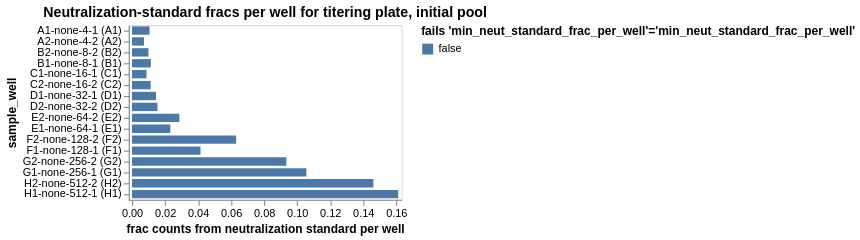

The code cell stored with this chart in its notebook:
### Markdown cell above
## Fraction of counts from neutralization standard
Determine the fraction of counts from the neutralization standard in each sample, and make sure this fraction passess the QC threshold.

### Code cell
neut_standard_fracs = (
    counts.assign(
        neut_standard_count=lambda x: x["count"] * x["neut_standard"].astype(int)
    )
    .groupby(
        ["well", "sample_well", 'dilution_factor'],
        dropna=False,
        as_index=False,
    )
    .aggregate(
        total_count=pd.NamedAgg("count", "sum"),
        neut_standard_count=pd.NamedAgg("neut_standard_count", "sum"),
    )
    .assign(
        neut_standard_frac=lambda x: x["neut_standard_count"] / x["total_count"],
        fails_qc=lambda x: (
            x["neut_standard_frac"] < 0.001
        ),
    )
)

neut_standard_fracs_chart = (
    alt.Chart(neut_standard_fracs)
    .encode(
        alt.X(
            "neut_standard_frac",
            title="frac counts from neutralization standard per well",
            scale=alt.Scale(nice=False, padding=3),
        ),
        alt.Y("sample_well", sort=sample_wells),
        alt.Color(
            "fails_qc",
            title=f"fails {'min_neut_standard_frac_per_well'=}",
            legend=alt.Legend(titleLimit=500),
        ),
        tooltip=[
            alt.Tooltip(c, format=".3g") if neut_standard_fracs[c].dtype == float else c
            for c in neut_standard_fracs.columns
        ],
    )
    .mark_bar(height={"band": 0.85})
    .properties(
        height=alt.Step(10),
        width=250,
        title=f"Neutralization-standard fracs per well for titering plate, initial pool",
    )
    .configure_axis(grid=False)
    .configure_legend(titleLimit=1000)
)

display(neut_standard_fracs_chart)

# drop wells failing QC
min_neut_standard_frac_per_well_drops = list(
    neut_standard_fracs.query("fails_qc")["well"]
)

### Figure 1 — Vega-Lite specification as saved in the notebook (floating-point values rounded to 4 significant figures)
{"config": {"view": {"continuousWidth": 300, "continuousHeight": 300}, "axis": {"grid": false}, "legend": {"titleLimit": 1000}}, "data": {"name": "data-32d647585fe33cf57078131ea20a3c61"}, "mark": {"type": "bar", "height": {"band": 0.85}}, "encoding": {"color": {"field": "fails_qc", "legend": {"titleLimit": 500}, "title": "fails 'min_neut_standard_frac_per_well'='min_neut_standard_frac_per_well'", "type": "nominal"}, "tooltip": [{"field": "well", "type": "nominal"}, {"field": "sample_well", "type": "nominal"}, {"field": "dilution_factor", "type": "quantitative"}, {"field": "total_count", "type": "quantitative"}, {"field": "neut_standard_count", "type": "quantitative"}, {"field": "neut_standard_frac", "format": ".3g", "type": "quantitative"}, {"field": "fails_qc", "type": "nominal"}], "x": {"field": "neut_standard_frac", "scale": {"nice": false, "padding": 3}, "title": "frac counts from neutralization standard per well", "type": "quantitative"}, "y": {"field": "sample_well", "sort": ["A1-none-4-1 (A1)", "A1-none-4-1 (A1)", "A1-none-4-1 (A1)", "A1-none-4-1 (A1)", "A1-none-4-1 (A1)", "A2-none-4-2 (A2)", "A2-none-4-2 (A2)", "A2-none-4-2 (A2)", "A2-none-4-2 (A2)", "A2-none-4-2 (A2)", "B2-none-8-2 (B2)", "B2-none-8-2 (B2)", "B2-none-8-2 (B2)", "B1-none-8-1 (B1)", "B1-none-8-1 (B1)", "B1-none-8-1 (B1)", "B1-none-8-1 (B1)", "B2-none-8-2 (B2)", "B2-none-8-2 (B2)", "B1-none-8-1 (B1)", "C1-none-16-1 (C1)", "C1-none-16-1 (C1)", "C2-none-16-2 (C2)", "C1-none-16-1 (C1)", "C2-none-16-2 (C2)", "C2-none-16-2 (C2)", "C1-none-16-1 (C1)", "C2-none-16-2 (C2)", "C2-none-16-2 (C2)", "C1-none-16-1 (C1)", "D1-none-32-1 (D1)", "D1-none-32-1 (D1)", "D2-none-32-2 (D2)", "D2-none-32-2 (D2)", "D2-none-32-2 (D2)", "D1-none-32-1 (D1)", "D1-none-32-1 (D1)", "D1-none-32-1 (D1)", "D2-none-32-2 (D2)", "D2-none-32-2 (D2)", "E2-none-64-2 (E2)", "E2-none-64-2 (E2)", "E2-none-64-2 (E2)", "E1-none-64-1 (E1)", "E1-none-64-1 (E1)", "E1-none-64-1 (E1)", "E2-none-64-2 (E2)", "E2-none-64-2 (E2)", "E1-none-64-1 (E1)", "E1-none-64-1 (E1)", "F2-none-128-2 (F2)", "F1-none-128-1 (F1)", "F1-none-128-1 (F1)", "F1-none-128-1 (F1)", "F1-none-128-1 (F1)", "F1-none-128-1 (F1)", "F2-none-128-2 (F2)", "F2-none-128-2 (F2)", "F2-none-128-2 (F2)", "F2-none-128-2 (F2)", "G2-none-256-2 (G2)", "G1-none-256-1 (G1)", "G1-none-256-1 (G1)", "G1-none-256-1 (G1)", "G2-none-256-2 (G2)", "G2-none-256-2 (G2)", "G1-none-256-1 (G1)", "G1-none-256-1 (G1)", "G2-none-256-2 (G2)", "G2-none-256-2 (G2)", "H2-none-512-2 (H2)", "H1-none-512-1 (H1)", "H1-none-512-1 (H1)", "H2-none-512-2 (H2)", "H2-none-512-2 (H2)", "H2-none-512-2 (H2)", "H1-none-512-1 (H1)", "H1-none-512-1 (H1)", "H1-none-512-1 (H1)", "H2-none-512-2 (H2)"], "type": "nominal"}}, "height": {"step": 10}, "title": "Neutralization-standard fracs per well for titering plate, initial pool", "width": 250, "$schema": "https://vega.github.io/schema/vega-lite/v6.1.0.json", "datasets": {"data-32d647585fe33cf57078131ea20a3c61": [{"well": "A1", "sample_well": "A1-none-4-1 (A1)", "dilution_factor": 4, "total_count": 4707739, "neut_standard_count": 49971, "neut_standard_frac": 0.01061, "fails_qc": false}, {"well": "A2", "sample_well": "A2-none-4-2 (A2)", "dilution_factor": 4, "total_count": 1305329, "neut_standard_count": 9447, "neut_standard_frac": 0.007237, "fails_qc": false}, {"well": "B1", "sample_well": "B1-none-8-1 (B1)", "dilution_factor": 8, "total_count": 6884304, "neut_standard_count": 78515, "neut_standard_frac": 0.0114, "fails_qc": false}, {"well": "B2", "sample_well": "B2-none-8-2 (B2)", "dilution_factor": 8, "total_count": 3091520, "neut_standard_count": 30744, "neut_standard_frac": 0.009945, "fails_qc": false}, {"well": "C1", "sample_well": "C1-none-16-1 (C1)", "dilution_factor": 16, "total_count": 4940138, "neut_standard_count": 43442, "neut_standard_frac": 0.008794, "fails_qc": false}, {"well": "C2", "sample_well": "C2-none-16-2 (C2)", "dilution_factor": 16, "total_count": 3893758, "neut_standard_count": 43993, "neut_standard_frac": 0.0113, "fails_qc": false}, {"well": "D1", "sample_well": "D1-none-32-1 (D1)", "dilution_factor": 32, "total_count": 4174299, "neut_standard_count": 60544, "neut_standard_frac": 0.0145, "fails_qc": false}, {"well": "D2", "sample_well": "D2-none-32-2 (D2)", "dilution_factor": 32, "total_count": 4325419, "neut_standard_count": 66824, "neut_standard_frac": 0.01545, "fails_qc": false}, {"well": "E1", "sample_well": "E1-none-64-1 (E1)", "dilution_factor": 64, "total_count": 4172142, "neut_standard_count": 96748, "neut_standard_frac": 0.02319, "fails_qc": false}, {"well": "E2", "sample_well": "E2-none-64-2 (E2)", "dilution_factor": 64, "total_count": 5956051, "neut_standard_count": 170861, "neut_standard_frac": 0.02869, "fails_qc": false}, {"well": "F1", "sample_well": "F1-none-128-1 (F1)", "dilution_factor": 128, "total_count": 5557343, "neut_standard_count": 230520, "neut_standard_frac": 0.04148, "fails_qc": false}, {"well": "F2", "sample_well": "F2-none-128-2 (F2)", "dilution_factor": 128, "total_count": 2697531, "neut_standard_count": 170047, "neut_standard_frac": 0.06304, "fails_qc": false}, {"well": "G1", "sample_well": "G1-none-256-1 (G1)", "dilution_factor": 256, "total_count": 10158057, "neut_standard_count": 1072591, "neut_standard_frac": 0.1056, "fails_qc": false}, {"well": "G2", "sample_well": "G2-none-256-2 (G2)", "dilution_factor": 256, "total_count": 3390872, "neut_standard_count": 316863, "neut_standard_frac": 0.09345, "fails_qc": false}, {"well": "H1", "sample_well": "H1-none-512-1 (H1)", "dilution_factor": 512, "total_count": 8113679, "neut_standard_count": 1308064, "neut_standard_frac": 0.1612, "fails_qc": false}, {"well": "H2", "sample_well": "H2-none-512-2 (H2)", "dilution_factor": 512, "total_count": 2871492, "neut_standard_count": 419706, "neut_standard_frac": 0.1462, "fails_qc": false}]}}
